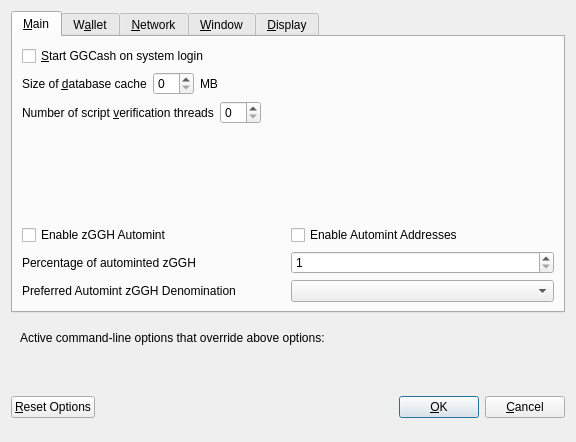
<?xml version="1.0" encoding="UTF-8"?>
<ui version="4.0">
 <class>OptionsDialog</class>
 <widget class="QDialog" name="OptionsDialog">
  <property name="geometry">
   <rect>
    <x>0</x>
    <y>0</y>
    <width>576</width>
    <height>442</height>
   </rect>
  </property>
  <property name="windowTitle">
   <string>Options</string>
  </property>
  <property name="modal">
   <bool>true</bool>
  </property>
  <layout class="QVBoxLayout" name="verticalLayout">
   <item>
    <widget class="QTabWidget" name="tabWidget">
     <property name="currentIndex">
      <number>0</number>
     </property>
     <widget class="QWidget" name="tabMain">
      <attribute name="title">
       <string>&amp;Main</string>
      </attribute>
      <layout class="QVBoxLayout" name="verticalLayout_Main">
       <item>
        <widget class="QCheckBox" name="bitcoinAtStartup">
         <property name="toolTip">
          <string>Automatically start GGCash after logging in to the system.</string>
         </property>
         <property name="text">
          <string>&amp;Start GGCash on system login</string>
         </property>
        </widget>
       </item>
       <item>
        <layout class="QHBoxLayout" name="horizontalLayout_2_Main">
         <item>
          <widget class="QLabel" name="databaseCacheLabel">
           <property name="text">
            <string>Size of &amp;database cache</string>
           </property>
           <property name="textFormat">
            <enum>Qt::PlainText</enum>
           </property>
           <property name="buddy">
            <cstring>databaseCache</cstring>
           </property>
          </widget>
         </item>
         <item>
          <widget class="QSpinBox" name="databaseCache"/>
         </item>
         <item>
          <widget class="QLabel" name="databaseCacheUnitLabel">
           <property name="text">
            <string>MB</string>
           </property>
           <property name="textFormat">
            <enum>Qt::PlainText</enum>
           </property>
          </widget>
         </item>
         <item>
          <spacer name="horizontalSpacer_2_Main">
           <property name="orientation">
            <enum>Qt::Horizontal</enum>
           </property>
           <property name="sizeHint" stdset="0">
            <size>
             <width>40</width>
             <height>20</height>
            </size>
           </property>
          </spacer>
         </item>
        </layout>
       </item>
       <item>
        <layout class="QHBoxLayout" name="horizontalLayout_3_Main">
         <item>
          <widget class="QLabel" name="threadsScriptVerifLabel">
           <property name="text">
            <string>Number of script &amp;verification threads</string>
           </property>
           <property name="textFormat">
            <enum>Qt::PlainText</enum>
           </property>
           <property name="buddy">
            <cstring>threadsScriptVerif</cstring>
           </property>
          </widget>
         </item>
         <item>
          <widget class="QSpinBox" name="threadsScriptVerif">
           <property name="toolTip">
            <string>(0 = auto, &lt;0 = leave that many cores free)</string>
           </property>
          </widget>
         </item>
         <item>
          <spacer name="horizontalSpacer_3_Main">
           <property name="orientation">
            <enum>Qt::Horizontal</enum>
           </property>
           <property name="sizeHint" stdset="0">
            <size>
             <width>40</width>
             <height>20</height>
            </size>
           </property>
          </spacer>
         </item>
        </layout>
       </item>
       <item>
        <spacer name="verticalSpacer_2">
         <property name="orientation">
          <enum>Qt::Vertical</enum>
         </property>
         <property name="sizeHint" stdset="0">
          <size>
           <width>20</width>
           <height>40</height>
          </size>
         </property>
        </spacer>
       </item>
       <item>
        <widget class="QWidget" name="verticalZgghOptionsWidget" native="true">
         <layout class="QVBoxLayout" name="verticalZgghOptionsLayout">
          <property name="margin">
           <number>0</number>
          </property>
          <item>
           <layout class="QHBoxLayout" name="horizontalAutomintingLayout">
            <item>
             <widget class="QCheckBox" name="checkBoxZeromintEnable">
              <property name="toolTip">
               <string>Enable automatic minting of GGH units to zGGH</string>
              </property>
              <property name="layoutDirection">
               <enum>Qt::LeftToRight</enum>
              </property>
              <property name="text">
               <string>Enable zGGH Automint</string>
              </property>
             </widget>
            </item>
            <item>
             <widget class="QCheckBox" name="checkBoxZeromintAddresses">
              <property name="toolTip">
               <string>Enable automatic zGGH minting from specific addresses</string>
              </property>
              <property name="layoutDirection">
               <enum>Qt::LeftToRight</enum>
              </property>
              <property name="text">
               <string>Enable Automint Addresses</string>
              </property>
             </widget>
            </item>
           </layout>
          </item>
          <item>
           <layout class="QHBoxLayout" name="horizontalZmintPercentageLayout">
            <item>
             <widget class="QLabel" name="percentage_label">
              <property name="toolTip">
               <string>Percentage of incoming GGH which get automatically converted to zGGH via Zerocoin Protocol (min: 10%)</string>
              </property>
              <property name="text">
               <string>Percentage of autominted zGGH</string>
              </property>
             </widget>
            </item>
            <item>
             <widget class="QSpinBox" name="zeromintPercentage">
              <property name="minimum">
               <number>1</number>
              </property>
              <property name="maximum">
               <number>100</number>
              </property>
             </widget>
            </item>
           </layout>
          </item>
          <item>
           <layout class="QHBoxLayout" name="horizontalLayout" stretch="0,0">
            <property name="sizeConstraint">
             <enum>QLayout::SetFixedSize</enum>
            </property>
            <item>
             <widget class="QLabel" name="labelPreferredDenom">
              <property name="maximumSize">
               <size>
                <width>16777215</width>
                <height>16777215</height>
               </size>
              </property>
              <property name="toolTip">
               <string>Wait with automatic conversion to Zerocoin until enough GGH for this denomination is available</string>
              </property>
              <property name="text">
               <string>Preferred Automint zGGH Denomination</string>
              </property>
             </widget>
            </item>
            <item>
             <widget class="QComboBox" name="preferredDenom">
              <property name="maximumSize">
               <size>
                <width>16777215</width>
                <height>27</height>
               </size>
              </property>
              <property name="toolTip">
               <string>Wait with automatic conversion to Zerocoin until enough GGH for this denomination is available</string>
              </property>
              <property name="maxVisibleItems">
               <number>9</number>
              </property>
              <property name="maxCount">
               <number>9</number>
              </property>
             </widget>
            </item>
           </layout>
          </item>
         </layout>
        </widget>
       </item>
      </layout>
     </widget>
     <widget class="QWidget" name="tabWallet">
      <attribute name="title">
       <string>W&amp;allet</string>
      </attribute>
      <layout class="QVBoxLayout" name="verticalLayout_Wallet">
       <item>
        <layout class="QHBoxLayout" name="horizontalLayout_2_Wallet">
         <item>
          <widget class="QLabel" name="labelStakeSplitThresholdText">
           <property name="text">
            <string>Stake split threshold:</string>
           </property>
          </widget>
         </item>
         <item>
          <widget class="QSpinBox" name="spinBoxStakeSplitThreshold">
           <property name="minimum">
            <number>1</number>
           </property>
           <property name="maximum">
            <number>999999</number>
           </property>
          </widget>
         </item>
        </layout>
       </item>
       <item>
        <widget class="QGroupBox" name="groupBox">
         <property name="title">
          <string>Expert</string>
         </property>
         <layout class="QVBoxLayout" name="verticalLayout_2">
          <item>
           <widget class="QCheckBox" name="coinControlFeatures">
            <property name="toolTip">
             <string>Whether to show coin control features or not.</string>
            </property>
            <property name="text">
             <string>Enable coin &amp;control features</string>
            </property>
           </widget>
          </item>
          <item>
           <widget class="QCheckBox" name="showMasternodesTab">
            <property name="toolTip">
             <string>Show additional tab listing all your masternodes in first sub-tab&lt;br/&gt;and all masternodes on the network in second sub-tab.</string>
            </property>
            <property name="text">
             <string>Show Masternodes Tab</string>
            </property>
           </widget>
          </item>
          <item>
           <widget class="QCheckBox" name="spendZeroConfChange">
            <property name="toolTip">
             <string>If you disable the spending of unconfirmed change, the change from a transaction&lt;br/&gt;cannot be used until that transaction has at least one confirmation.&lt;br/&gt;This also affects how your balance is computed.</string>
            </property>
            <property name="text">
             <string>&amp;Spend unconfirmed change</string>
            </property>
           </widget>
          </item>
         </layout>
        </widget>
       </item>
       <item>
        <spacer name="verticalSpacer_Wallet">
         <property name="orientation">
          <enum>Qt::Vertical</enum>
         </property>
         <property name="sizeHint" stdset="0">
          <size>
           <width>20</width>
           <height>40</height>
          </size>
         </property>
        </spacer>
       </item>
      </layout>
     </widget>
     <widget class="QWidget" name="tabNetwork">
      <attribute name="title">
       <string>&amp;Network</string>
      </attribute>
      <layout class="QVBoxLayout" name="verticalLayout_Network">
       <item>
        <widget class="QCheckBox" name="mapPortUpnp">
         <property name="toolTip">
          <string>Automatically open the GGCash client port on the router. This only works when your router supports UPnP and it is enabled.</string>
         </property>
         <property name="text">
          <string>Map port using &amp;UPnP</string>
         </property>
        </widget>
       </item>
       <item>
        <widget class="QCheckBox" name="allowIncoming">
         <property name="toolTip">
          <string>Accept connections from outside</string>
         </property>
         <property name="text">
          <string>Allow incoming connections</string>
         </property>
        </widget>
       </item>
       <item>
        <widget class="QCheckBox" name="connectSocks">
         <property name="toolTip">
          <string>Connect to the GGCash network through a SOCKS5 proxy.</string>
         </property>
         <property name="text">
          <string>&amp;Connect through SOCKS5 proxy (default proxy):</string>
         </property>
        </widget>
       </item>
       <item>
        <layout class="QHBoxLayout" name="horizontalLayout_1_Network">
         <item>
          <widget class="QLabel" name="proxyIpLabel">
           <property name="text">
            <string>Proxy &amp;IP:</string>
           </property>
           <property name="textFormat">
            <enum>Qt::PlainText</enum>
           </property>
           <property name="buddy">
            <cstring>proxyIp</cstring>
           </property>
          </widget>
         </item>
         <item>
          <widget class="QValidatedLineEdit" name="proxyIp">
           <property name="minimumSize">
            <size>
             <width>140</width>
             <height>0</height>
            </size>
           </property>
           <property name="maximumSize">
            <size>
             <width>140</width>
             <height>16777215</height>
            </size>
           </property>
           <property name="toolTip">
            <string>IP address of the proxy (e.g. IPv4: 127.0.0.1 / IPv6: ::1)</string>
           </property>
          </widget>
         </item>
         <item>
          <widget class="QLabel" name="proxyPortLabel">
           <property name="text">
            <string>&amp;Port:</string>
           </property>
           <property name="textFormat">
            <enum>Qt::PlainText</enum>
           </property>
           <property name="buddy">
            <cstring>proxyPort</cstring>
           </property>
          </widget>
         </item>
         <item>
          <widget class="QLineEdit" name="proxyPort">
           <property name="minimumSize">
            <size>
             <width>55</width>
             <height>0</height>
            </size>
           </property>
           <property name="maximumSize">
            <size>
             <width>55</width>
             <height>16777215</height>
            </size>
           </property>
           <property name="toolTip">
            <string>Port of the proxy (e.g. 9050)</string>
           </property>
          </widget>
         </item>
         <item>
          <spacer name="horizontalSpacer_1_Network">
           <property name="orientation">
            <enum>Qt::Horizontal</enum>
           </property>
           <property name="sizeHint" stdset="0">
            <size>
             <width>40</width>
             <height>20</height>
            </size>
           </property>
          </spacer>
         </item>
        </layout>
       </item>
       <item>
        <spacer name="verticalSpacer_Network">
         <property name="orientation">
          <enum>Qt::Vertical</enum>
         </property>
         <property name="sizeHint" stdset="0">
          <size>
           <width>20</width>
           <height>40</height>
          </size>
         </property>
        </spacer>
       </item>
      </layout>
     </widget>
     <widget class="QWidget" name="tabWindow">
      <attribute name="title">
       <string>&amp;Window</string>
      </attribute>
      <layout class="QVBoxLayout" name="verticalLayout_Window">
       <item>
        <widget class="QCheckBox" name="minimizeToTray">
         <property name="toolTip">
          <string>Show only a tray icon after minimizing the window.</string>
         </property>
         <property name="text">
          <string>&amp;Minimize to the tray instead of the taskbar</string>
         </property>
        </widget>
       </item>
       <item>
        <widget class="QCheckBox" name="minimizeOnClose">
         <property name="toolTip">
          <string>Minimize instead of exit the application when the window is closed. When this option is enabled, the application will be closed only after selecting Quit in the menu.</string>
         </property>
         <property name="text">
          <string>M&amp;inimize on close</string>
         </property>
        </widget>
       </item>
       <item>
        <spacer name="verticalSpacer_Window">
         <property name="orientation">
          <enum>Qt::Vertical</enum>
         </property>
         <property name="sizeHint" stdset="0">
          <size>
           <width>20</width>
           <height>40</height>
          </size>
         </property>
        </spacer>
       </item>
      </layout>
     </widget>
     <widget class="QWidget" name="tabDisplay">
      <attribute name="title">
       <string>&amp;Display</string>
      </attribute>
      <layout class="QVBoxLayout" name="verticalLayout_Display">
       <item>
        <layout class="QHBoxLayout" name="horizontalLayout_1_Display">
         <item>
          <widget class="QLabel" name="langLabel">
           <property name="text">
            <string>User Interface &amp;language:</string>
           </property>
           <property name="textFormat">
            <enum>Qt::PlainText</enum>
           </property>
           <property name="buddy">
            <cstring>lang</cstring>
           </property>
          </widget>
         </item>
         <item>
          <widget class="QValueComboBox" name="lang">
           <property name="toolTip">
            <string>The user interface language can be set here. This setting will take effect after restarting GGCash.</string>
           </property>
          </widget>
         </item>
        </layout>
       </item>
       <item>
        <widget class="QLabel" name="label_3">
         <property name="toolTip">
          <string notr="true"/>
         </property>
         <property name="statusTip">
          <string notr="true"/>
         </property>
         <property name="whatsThis">
          <string notr="true"/>
         </property>
         <property name="accessibleName">
          <string notr="true"/>
         </property>
         <property name="text">
          <string>Language missing or translation incomplete? Help contributing translations here:
https://www.transifex.com/ggcash-project/ggcash-project-translations</string>
         </property>
         <property name="wordWrap">
          <bool>true</bool>
         </property>
         <property name="openExternalLinks">
          <bool>true</bool>
         </property>
         <property name="textInteractionFlags">
          <set>Qt::TextBrowserInteraction</set>
         </property>
        </widget>
       </item>
       <item>
        <layout class="QHBoxLayout" name="horizontalLayout_2_Display" stretch="0,0">
         <item>
          <widget class="QLabel" name="themeLabel">
           <property name="text">
            <string>User Interface Theme:</string>
           </property>
          </widget>
         </item>
         <item>
          <widget class="QValueComboBox" name="theme"/>
         </item>
        </layout>
       </item>
       <item>
        <widget class="QWidget" name="verticalZgghDisplayWidget" native="true">
         <layout class="QVBoxLayout" name="verticalZgghDisplayLayout">
          <property name="margin">
           <number>0</number>
          </property>
          <item>
           <widget class="Line" name="line">
            <property name="orientation">
             <enum>Qt::Horizontal</enum>
            </property>
           </widget>
          </item>
          <item>
           <layout class="QHBoxLayout" name="horizontalLayout_3_Display">
            <item>
             <widget class="QLabel" name="unitLabel">
              <property name="text">
               <string>Unit to show amounts in:</string>
              </property>
              <property name="textFormat">
               <enum>Qt::PlainText</enum>
              </property>
             </widget>
            </item>
            <item>
             <widget class="QValueComboBox" name="unit">
              <property name="toolTip">
               <string>Choose the default subdivision unit to show in the interface and when sending coins.</string>
              </property>
             </widget>
            </item>
           </layout>
          </item>
          <item>
           <layout class="QHBoxLayout" name="horizontalLayout_4_Display">
            <item>
             <widget class="QLabel" name="digitsLabel">
              <property name="text">
               <string>Decimal digits</string>
              </property>
             </widget>
            </item>
            <item>
             <widget class="QValueComboBox" name="digits"/>
            </item>
           </layout>
          </item>
          <item>
           <layout class="QHBoxLayout" name="horizontalLayout_5_Display">
            <item>
             <widget class="QCheckBox" name="checkBoxHideZeroBalances">
              <property name="toolTip">
               <string>Hide empty balances</string>
              </property>
              <property name="layoutDirection">
               <enum>Qt::LeftToRight</enum>
              </property>
              <property name="text">
               <string>Hide empty balances</string>
              </property>
             </widget>
            </item>
            <item>
             <widget class="QCheckBox" name="checkBoxHideOrphans">
              <property name="toolTip">
               <string>Hide orphan stakes in transaction lists</string>
              </property>
              <property name="text">
               <string>Hide orphan stakes</string>
              </property>
             </widget>
            </item>
            <item>
             <spacer name="horizontalSpacer">
              <property name="orientation">
               <enum>Qt::Horizontal</enum>
              </property>
              <property name="sizeHint" stdset="0">
               <size>
                <width>40</width>
                <height>20</height>
               </size>
              </property>
             </spacer>
            </item>
           </layout>
          </item>
          <item>
           <layout class="QHBoxLayout" name="horizontalLayout_6_Display">
            <item>
             <widget class="QLabel" name="thirdPartyTxUrlsLabel">
              <property name="toolTip">
               <string>Third party URLs (e.g. a block explorer) that appear in the transactions tab as context menu items. %s in the URL is replaced by transaction hash. Multiple URLs are separated by vertical bar |.</string>
              </property>
              <property name="text">
               <string>Third party transaction URLs</string>
              </property>
             </widget>
            </item>
            <item>
             <widget class="QLineEdit" name="thirdPartyTxUrls">
              <property name="toolTip">
               <string>Third party URLs (e.g. a block explorer) that appear in the transactions tab as context menu items. %s in the URL is replaced by transaction hash. Multiple URLs are separated by vertical bar |.</string>
              </property>
             </widget>
            </item>
           </layout>
          </item>
         </layout>
        </widget>
       </item>
       <item>
        <spacer name="verticalSpacer">
         <property name="orientation">
          <enum>Qt::Vertical</enum>
         </property>
         <property name="sizeHint" stdset="0">
          <size>
           <width>20</width>
           <height>40</height>
          </size>
         </property>
        </spacer>
       </item>
      </layout>
     </widget>
    </widget>
   </item>
   <item>
    <widget class="QFrame" name="frame">
     <layout class="QVBoxLayout" name="verticalLayout_Bottom">
      <item>
       <layout class="QHBoxLayout" name="horizontalLayout_Bottom">
        <item>
         <widget class="QLabel" name="overriddenByCommandLineInfoLabel">
          <property name="text">
           <string>Active command-line options that override above options:</string>
          </property>
          <property name="textFormat">
           <enum>Qt::PlainText</enum>
          </property>
         </widget>
        </item>
        <item>
         <spacer name="horizontalSpacer_Bottom">
          <property name="orientation">
           <enum>Qt::Horizontal</enum>
          </property>
          <property name="sizeHint" stdset="0">
           <size>
            <width>40</width>
            <height>20</height>
           </size>
          </property>
         </spacer>
        </item>
       </layout>
      </item>
      <item>
       <widget class="QLabel" name="overriddenByCommandLineLabel">
        <property name="text">
         <string/>
        </property>
        <property name="textFormat">
         <enum>Qt::PlainText</enum>
        </property>
        <property name="wordWrap">
         <bool>true</bool>
        </property>
       </widget>
      </item>
     </layout>
    </widget>
   </item>
   <item>
    <layout class="QHBoxLayout" name="horizontalLayout_Buttons">
     <item>
      <widget class="QPushButton" name="resetButton">
       <property name="toolTip">
        <string>Reset all client options to default.</string>
       </property>
       <property name="text">
        <string>&amp;Reset Options</string>
       </property>
       <property name="autoDefault">
        <bool>false</bool>
       </property>
      </widget>
     </item>
     <item>
      <spacer name="horizontalSpacer_1">
       <property name="orientation">
        <enum>Qt::Horizontal</enum>
       </property>
       <property name="sizeHint" stdset="0">
        <size>
         <width>40</width>
         <height>48</height>
        </size>
       </property>
      </spacer>
     </item>
     <item>
      <widget class="QLabel" name="statusLabel">
       <property name="minimumSize">
        <size>
         <width>200</width>
         <height>0</height>
        </size>
       </property>
       <property name="font">
        <font>
         <weight>75</weight>
         <bold>true</bold>
        </font>
       </property>
       <property name="text">
        <string/>
       </property>
       <property name="textFormat">
        <enum>Qt::PlainText</enum>
       </property>
       <property name="wordWrap">
        <bool>true</bool>
       </property>
      </widget>
     </item>
     <item>
      <spacer name="horizontalSpacer_2">
       <property name="orientation">
        <enum>Qt::Horizontal</enum>
       </property>
       <property name="sizeHint" stdset="0">
        <size>
         <width>40</width>
         <height>48</height>
        </size>
       </property>
      </spacer>
     </item>
     <item>
      <widget class="QPushButton" name="okButton">
       <property name="text">
        <string>&amp;OK</string>
       </property>
       <property name="autoDefault">
        <bool>false</bool>
       </property>
       <property name="default">
        <bool>true</bool>
       </property>
      </widget>
     </item>
     <item>
      <widget class="QPushButton" name="cancelButton">
       <property name="text">
        <string>&amp;Cancel</string>
       </property>
       <property name="autoDefault">
        <bool>false</bool>
       </property>
      </widget>
     </item>
    </layout>
   </item>
  </layout>
 </widget>
 <customwidgets>
  <customwidget>
   <class>QValidatedLineEdit</class>
   <extends>QLineEdit</extends>
   <header>qvalidatedlineedit.h</header>
  </customwidget>
  <customwidget>
   <class>QValueComboBox</class>
   <extends>QComboBox</extends>
   <header>qvaluecombobox.h</header>
  </customwidget>
 </customwidgets>
 <resources/>
 <connections/>
</ui>
